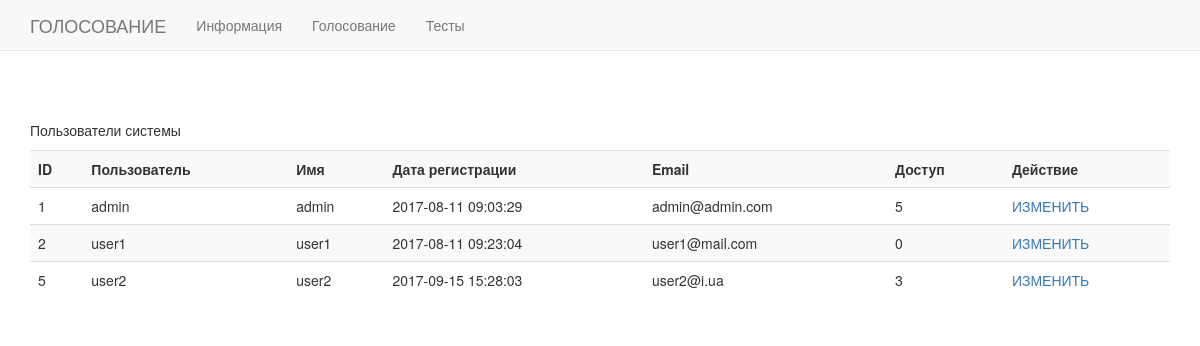
The app's page /page/users.php with its own data.
### tables this page shows
CREATE TABLE `users` (
  `id` int(11) NOT NULL,
  `login` varchar(20) NOT NULL,
  `password` varchar(100) NOT NULL,
  `name` varchar(10) NOT NULL,
  `regdate` datetime NOT NULL,
  `email` varchar(50) NOT NULL,
  `active` int(11) NOT NULL,
  `access` int(1) NOT NULL DEFAULT '0'
);

### page/users.php (the view, shortened to what this page needs)
<?php
include_once '../connect.php';
?>
<!DOCTYPE html>
<html lang="en">
<html>
  <head>
    <link href="../css/bootstrap.css" rel="stylesheet">
	<link rel="stylesheet" type="text/css" href="../style.css" />
    <link href="../css/navbar-fixed-top.css" rel="stylesheet">
</head>
  <body>
    <div class="navbar navbar-default navbar-fixed-top" role="navigation">
      <div class="container">
        <div class="navbar-header">
          <a class="navbar-brand" href="../index.php">ГОЛОСОВАНИЕ</a>
        </div>
        <div class="navbar-collapse collapse">
			<?php
			if($_SESSION['USER_ACCESS'] == 0){
				include 'menu_user0.php';
			} elseif($_SESSION['USER_ACCESS'] == 3){
				include 'menu_user3.php';
			} else{
				include 'menu.php';
			}
			?>
        </div>
      </div>
    </div>
<div class = "container">
	<div class = "row">
		<div class="col-md-12">
		<p>Пользователи системы</p>
		<table class="table table-striped">
				<tr >
					<th>ID</th>
					<th>Пользователь</th>
					<th>Имя</th>
					<th>Дата регистрации</th>
					<th>Email</th>
					<th>Доступ</th>
					<th>Действие</th>
				</tr>
			<?php
$result = mysqli_query($db, 'SELECT * FROM `users` ORDER BY `id` ASC LIMIT 50');
				if (isset($result)) {
				while($row = mysqli_fetch_assoc($result)) {
				echo '<tr>';
					echo '<td>' . $row['id'] . '</td>';
					echo '<td>' . $row['login'] . '</td>';
					echo '<td>' . $row['name'] . '</td>';
					echo '<td>' . $row['regdate'] . '</td>';
					echo '<td>' . $row['email'] . '</td>';
					echo '<td>' . $row['access'] . '</td>';
					echo "<td><a href='edit_user.php?action=edit&id={$row['id']} '>ИЗМЕНИТЬ</a></td>";
				}
				}
			?>
				</tr>
		</table>
		</div>
	</div>
</div>
  </body>
</html>

### page/menu_user0.php
<ul class="nav navbar-nav">
    <li <?php if (($_SERVER['REQUEST_URI'] == '/page/info.php') or ($_SERVER['REQUEST_URI'] == '/d/page/info.php')) echo 'class="active"'?>> <a href="info.php">Информация</a></li>
    <li <?php if (($_SERVER['REQUEST_URI'] == '/page/golos.php') or ($_SERVER['REQUEST_URI'] == '/d/page/golos.php')) echo 'class="active"'?>><a href="golos.php">Голосование</a></li>
	<li <?php if (($_SERVER['REQUEST_URI'] == '/page/testy.php') or ($_SERVER['REQUEST_URI'] == '/d/page/testy.php')) echo 'class="active"'?>><a href="testy.php">Тесты</a></li>
</ul>

### style.css (style rules this page uses)
body { margin:0px; padding:0px; }

### css/navbar-fixed-top.css (style rules this page uses)
body { min-height: 2000px; padding-top: 120px; }

### records on screen
users: id "1", login "admin", name "admin", regdate "2017-08-11 09:03:29", email "admin@admin.com", access "5"
users: id "2", login "user1", name "user1", regdate "2017-08-11 09:23:04", email "user1@mail.com", access "0"
users: id "5", login "user2", name "user2", regdate "2017-09-15 15:28:03", email "user2@i.ua", access "3"
